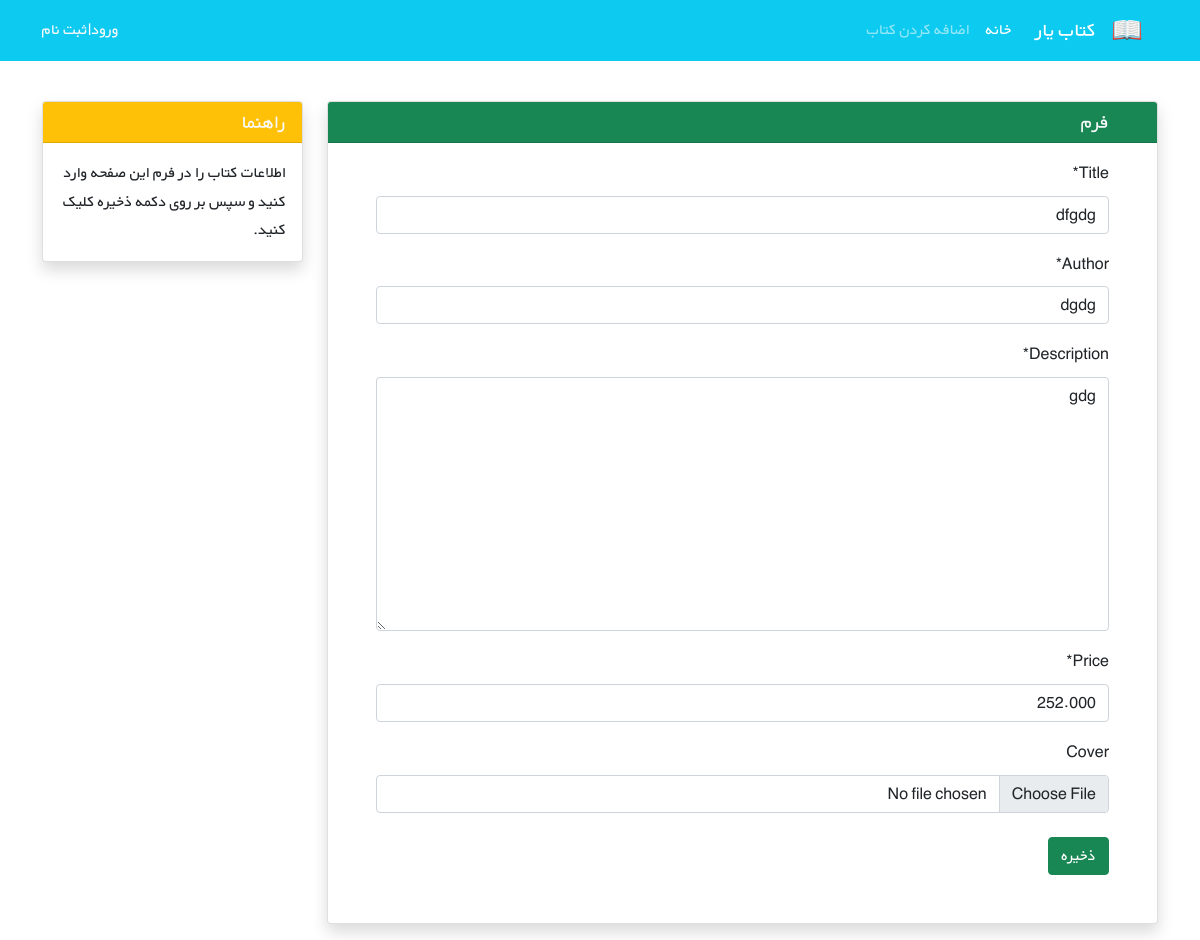
Page /books/18/edit/ on the committed database.
### books/models.py (models this page shows, shortened)
class Book(models.Model):
    title = models.CharField(max_length=200)
    author = models.CharField(max_length=200)
    description = models.TextField()
    price = models.DecimalField(max_digits=6, decimal_places=3)
    cover = models.ImageField(upload_to='covers/', blank=True)

### books/views.py (the view)
# urls.py: path('<int:pk>/edit/', BookUpdateView.as_view(), name='book_update'),
class BookUpdateView(generic.UpdateView):
    model = Book
    fields = ['title', 'author', 'description', 'price', 'cover']
    template_name = 'books/book_update.html'

### books/templates/books/book_update.html (shortened to what this page needs)
{% extends '_base.html' %}
{% load crispy_forms_tags %}
{% block content %}
    <div class="container mt-4" dir="rtl">
        <div class="row">
            <div class="col-9">
                <div class="card shadow my-3">
                    <h5 class="card-header bg-success text-light px-5">فرم</h5>
                    <div class="px-5 pt-3 pb-5">
                        <form method="POST" enctype="multipart/form-data">
                            {{ form | crispy }}
                            <button type="submit" class="btn btn-success mt-2">ذخیره</button>
                        </form>
                    </div>
                </div>
            </div>
            <div class="col-3">
                <div class="card my-3 shadow">
                    <h5 class="card-header bg-warning text-light">راهنما</h5>
                    <div class="card-body">
                        <p class="card-text">
                            اطلاعات کتاب را در فرم این صفحه وارد کنید و سپس بر روی دکمه ذخیره کلیک کنید.
                        </p>
                    </div>
                </div>
            </div>
        </div>
    </div>
{% endblock content %}

### static/css/style.css (style rules this page uses)
* { font-family: 'BYekan', sans-serif; line-height: 1.8rem; }

### rows in the picture
Book: title "dfgdg", author "dgdg", description "gdg", price "252.000"
